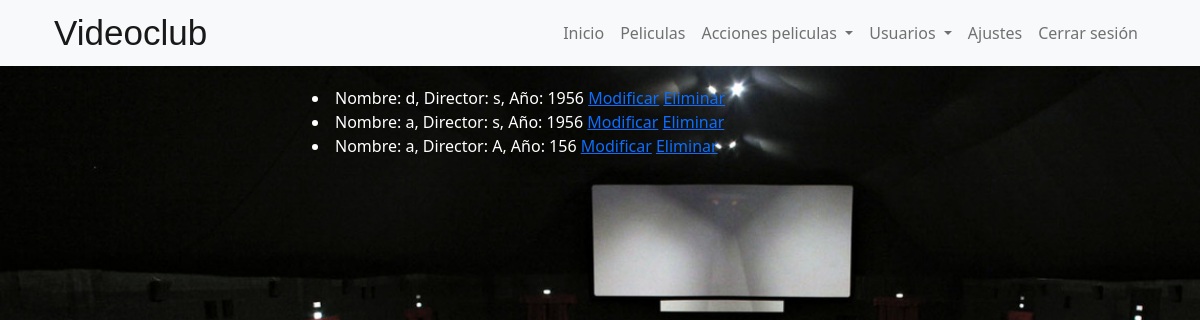
Page /myapp/modify_films on the earlier database version.
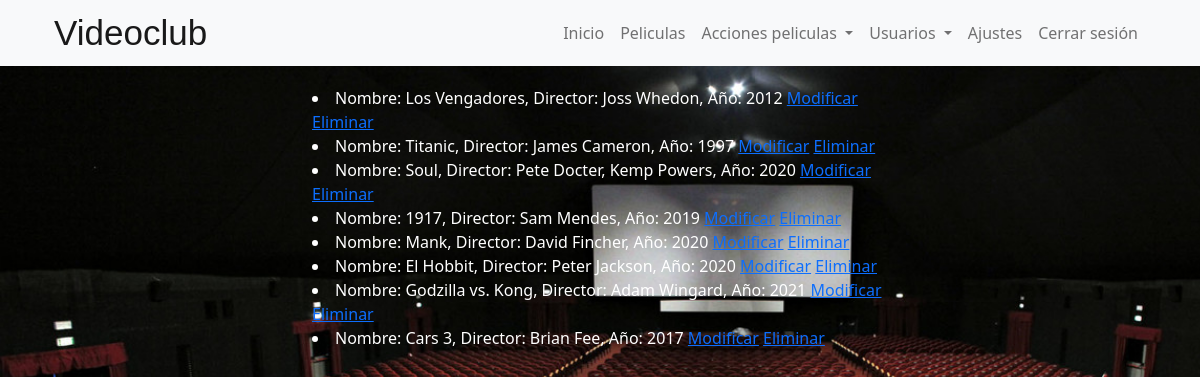
Same page on the later database version.
### myapp/models.py (models this page shows)
class Films(models.Model):
    name_film = models.CharField(max_length=100)
    url_film = models.URLField()
    description = models.CharField(max_length=500)
    year = models.IntegerField()
    director = models.CharField(max_length=100)
    actors = models.CharField(max_length=100)
    url_cover = models.URLField()
    num_stars = models.FloatField()

### myapp/views.py (the view)
# urls.py: path('modify_films', views.modify_films, name="modify_films"),
def modify_films(request):
    context={}
    if request.method == 'GET':
        films = Films.objects.all()
        print (films)
    return render(request,"myapp/modify_films.html", {'films':films})

### myapp/templates/myapp/modify_films.html (shortened to what this page needs)
{% load static %}
<!DOCTYPE html>
<html lang="en">
<head>
    <link href="https://cdn.jsdelivr.net/npm/bootstrap@5.0.0-beta3/dist/css/bootstrap.min.css" rel="stylesheet">
    <link rel="stylesheet" type="text/css" href="{% static 'myapp/style.css' %}">
</head>
<body>
    <header class="header bg-light">
        <div class="container">
            <nav class="navbar navbar-expand-lg navbar-light bg-light ">
                <div id="nav" class="container">
                    <a class="navbar-brand" href="#">Videoclub</a>
                    <div id="navbar" class="navbar-collapse collapse justify-content-end">
                        <ul class="navbar-nav mt-2 mt-md-0">
                            <li class="nav-item"><a class="nav-link" href={% url 'login_admin' %}>Inicio</a></li>
                            <li class="nav-item"><a class="nav-link" href={% url 'films' %}>Peliculas</a></li>
                            <li class="dropdown">
                                <a class="nav-link dropdown-toggle" href="#" role="button" id="dropdownMenuLink" data-bs-toggle="dropdown" aria-expanded="true">
                                    Acciones peliculas
                                    </a>
                            </li>
                            <li class="dropdown">
                                <a class="nav-link dropdown-toggle" href="#" role="button" id="dropdownMenuLink" data-bs-toggle="dropdown" aria-expanded="true">
                                    Usuarios
                                </a>
                            </li>
                            <li class="nav-item"><a class="nav-link" href="#">Ajustes</a></li>
                            <li class="nav-item"><a class="nav-link" href={% url 'get_logout' %}>Cerrar sesión</a></li>
                        </ul>
                    </div>
                </div>
            </nav>
        </div>
    </header>
    <section id="buscar_pelicula" class ="container">
        <div action = {%url 'modify_films' %} method="get">
            {% for film in films %}
            <li>
                Nombre: {{ film.name_film }},
                Director: {{ film.director }},
                Año: {{ film.year }}
                <a href={% url 'mod_film' film.name_film %}>Modificar</a>
                <a href={% url 'del_film' film.name_film %}>Eliminar</a>
            </li>
            {% endfor %}
        </div>
    </section>
</body>
</html>

### myapp/static/myapp/style.css (style rules this page uses)
body, html { BACKGROUND:white url("img/cine.jpg") no-repeat; -webkit-background-size: cover; -moz-background-size: cover; -o-background-size: cover; background-size: cover; background-repeat: no-repeat; background-attachment: fixed; }
#navbar { justify-content: end; }
.navbar-brand { font: caption; font-size: 35px !important; font-family: Arial, Helvetica, sans-serif !important; }
#buscar_pelicula, #buscar_usuario { margin-top: 20px; width: 50%; color:white; }

Differences in the rows shown:
removed Films: name_film "d", director "s", year "1956"
removed Films: name_film "a", director "s", year "1956"
added Films: name_film "Los Vengadores", director "Joss Whedon", year "2012"
added Films: name_film "Titanic", director "James Cameron", year "1997"
changed Films: name_film "a" → "Soul"; director "A" → "Pete Docter, Kemp Powers"; year "156" → "2020"
added Films: name_film "1917", director "Sam Mendes", year "2019"
added Films: name_film "Mank", director "David Fincher", year "2020"
added Films: name_film "El Hobbit", director "Peter Jackson", year "2020"
added Films: name_film "Godzilla vs. Kong", director "Adam Wingard", year "2021"
added Films: name_film "Cars 3", director "Brian Fee", year "2017"
